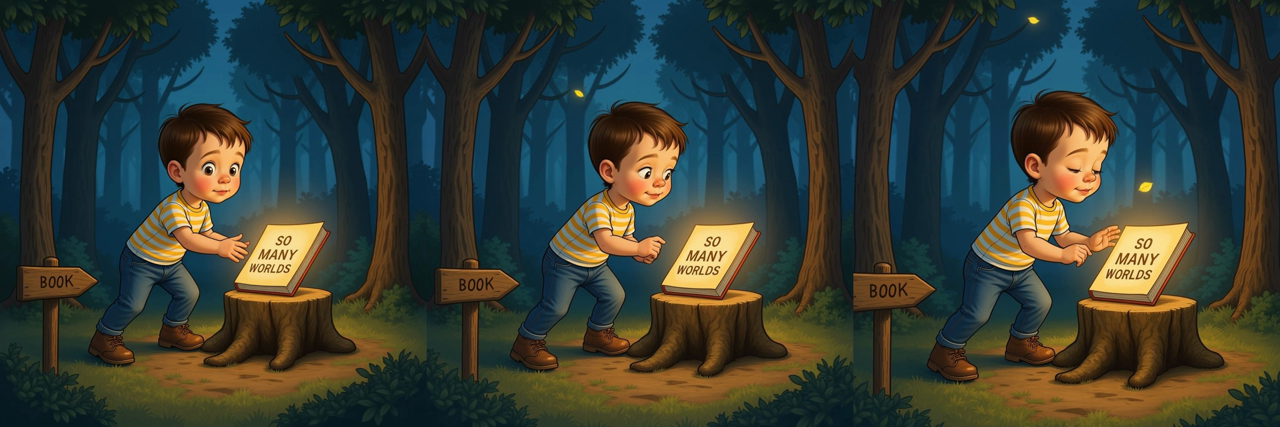
#> input picture marketing/video/bakeoff/frames_kling-v2.5-turbo.png, 1280 x 427 px
$ python diff_map.py bakeoff/frames_kling-v2.5-turbo.png bakeoff/frames_seedance-2.0-720p.png
#> lines starting #> are read from the running program, lines starting #| are printed output that depends on the picture
#!/usr/bin/env python3
"""diff_map.py — how does a rendered pass differ from the art? Where and how?"""
import sys

import numpy as np
from PIL import Image

a = np.asarray(Image.open(sys.argv[1]).convert("RGB")).astype(int)
b = np.asarray(Image.open(sys.argv[2]).convert("RGB")).astype(int)
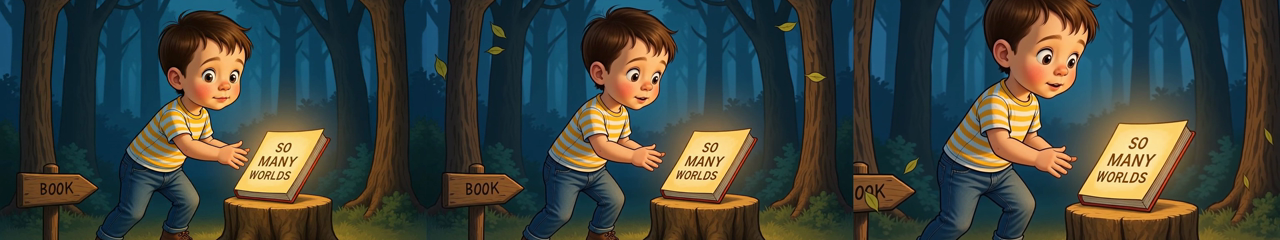
#> input picture marketing/video/bakeoff/frames_seedance-2.0-720p.png, 1280 x 240 px
if a.shape != b.shape:
    b_img = Image.open(sys.argv[2]).convert("RGB").resize((a.shape[1], a.shape[0]), Image.LANCZOS)
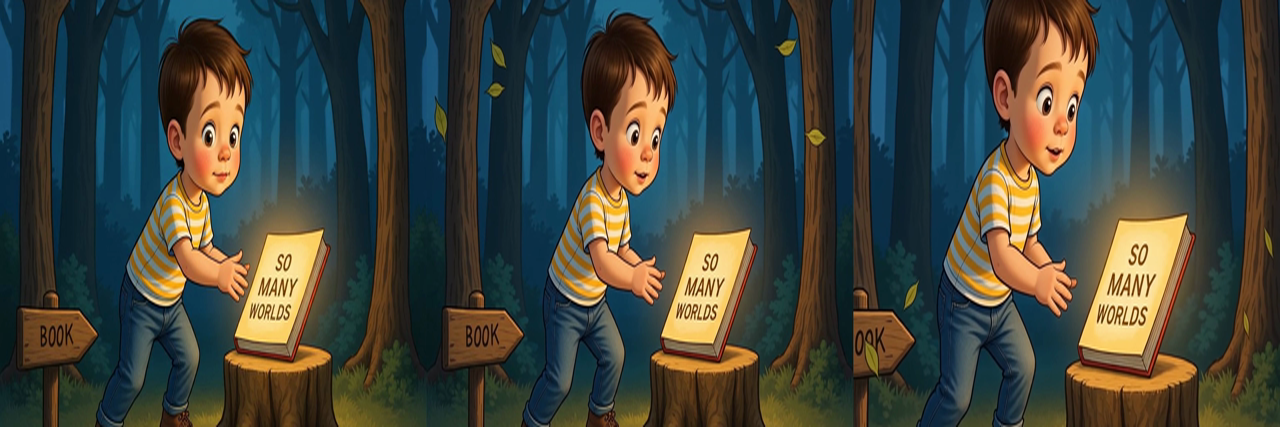
#> b_img: PIL image 1280x427 RGB; mean R, G, B 63.3, 69.4, 62.5
    b = np.asarray(b_img).astype(int)
#> b: shape (427, 1280, 3) int64
d = np.abs(a - b).max(axis=2)
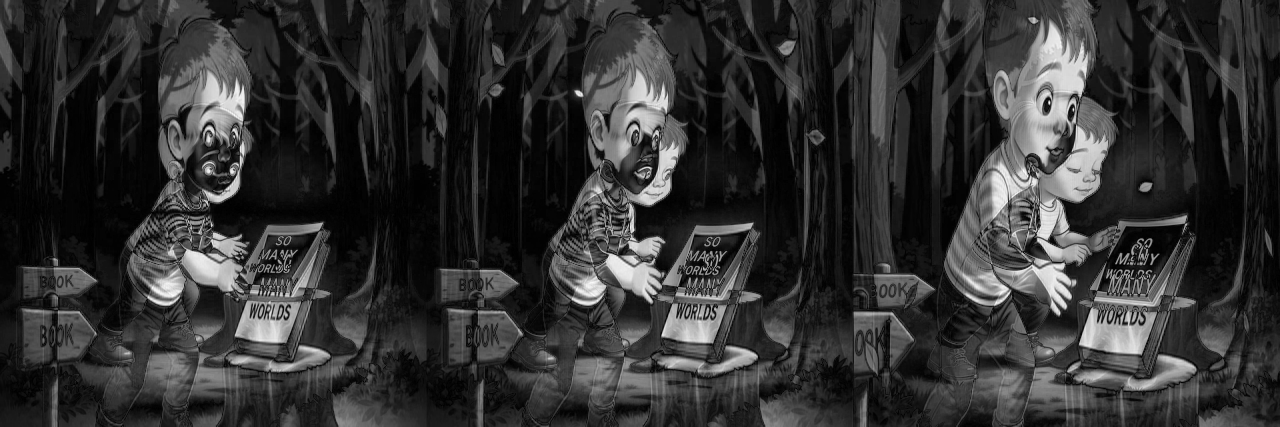
#> d: shape (427, 1280) int64; min 0, max 253, mean 50.1
print(f"max delta {d.max()}  mean {d.mean():.1f}  px>8: {(d>8).sum()} ({100*(d>8).mean():.1f}%)")
#| max delta 253  mean 50.1  px>8: 454908 (83.2%)
# quadrant means to spot flips/shifts
H, W = d.shape
#> H = 427; W = 1280
for name, sl in (("top-left", (slice(0, H//2), slice(0, W//2))),
                 ("top-right", (slice(0, H//2), slice(W//2, W))),
                 ("bot-left", (slice(H//2, H), slice(0, W//2))),
                 ("bot-right", (slice(H//2, H), slice(W//2, W)))):
    print(f"  {name}: mean delta {d[sl].mean():.1f}")
#> this loop made 4 passes
#|   top-left: mean delta 36.1
#|   top-right: mean delta 50.7
#|   bot-left: mean delta 52.9
#|   bot-right: mean delta 60.6
# mirror tests
dh = np.abs(a - b[:, ::-1]).max()
#> dh = 255
dv = np.abs(a - b[::-1]).max()
#> dv = 252
print(f"  horizontal mirror delta {dh.max()} | vertical mirror delta {dv.max()}")
#|   horizontal mirror delta 255 | vertical mirror delta 252
# brightness ratio
print(f"  mean a {a.reshape(-1,3).mean(0).round(1)} vs b {b.reshape(-1,3).mean(0).round(1)}")
#|   mean a [54.6 61.2 52.4] vs b [63.3 69.4 62.5]
Image.fromarray(np.clip(d*3, 0, 255).astype(np.uint8)).save("/tmp/diffmap.png")
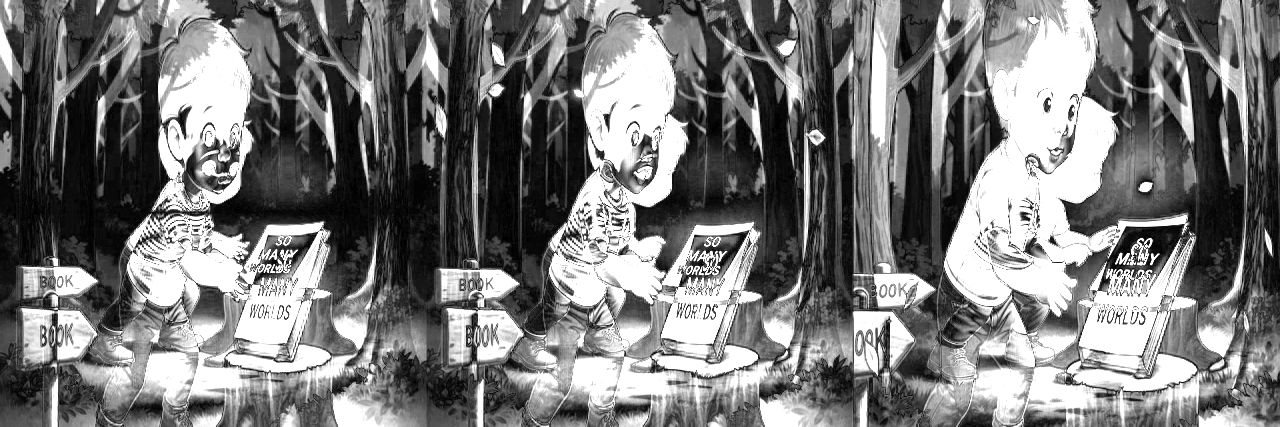
#> saved as diffmap.png: PIL image 1280x427 L; min 0, max 255, mean 121.6
print("  diff map -> /tmp/diffmap.png")
